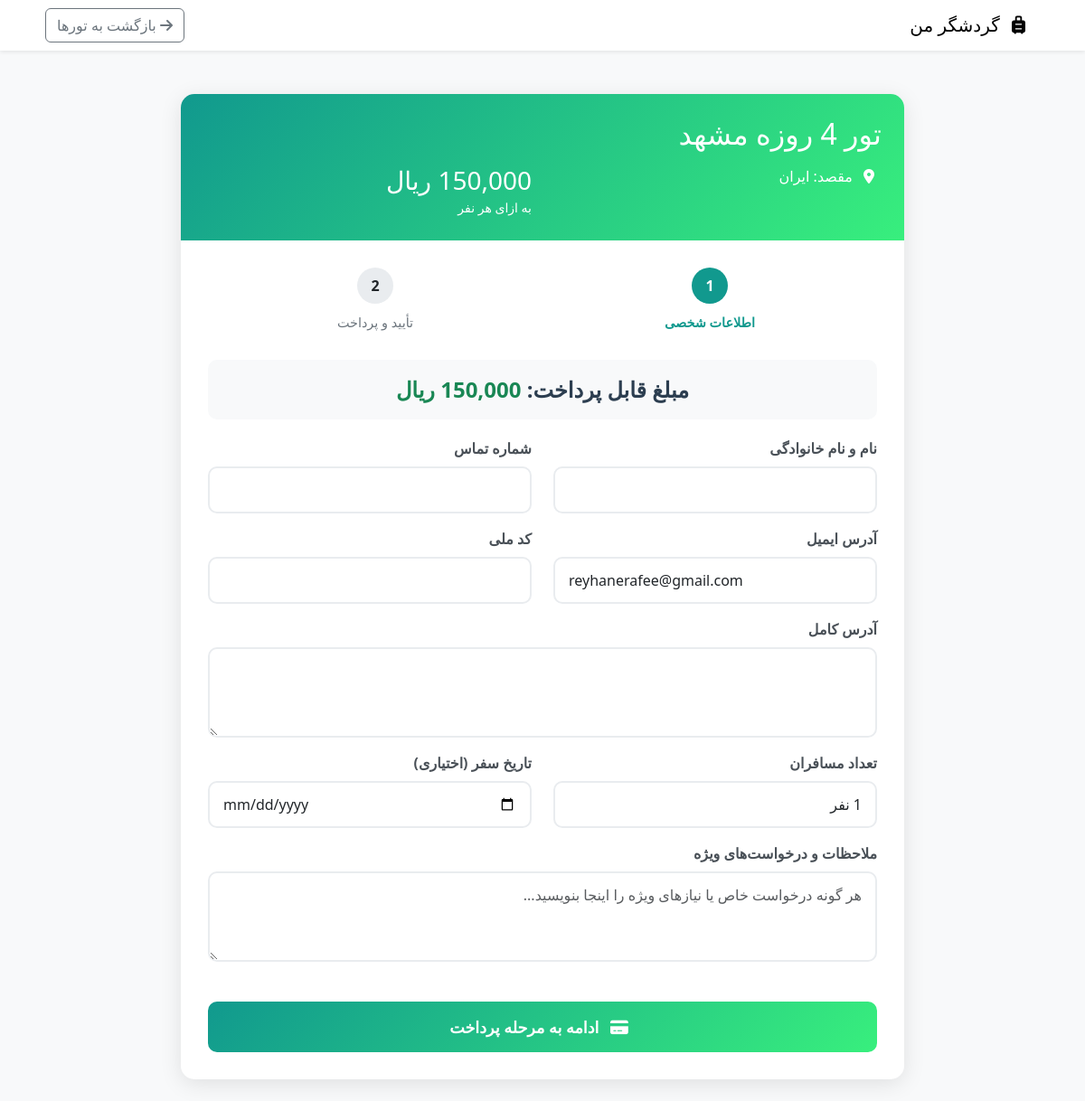
The app's page /pages/reserve-tour.php?id=6 (signed in) with its own data.
### tables this page shows
CREATE TABLE `tours` (
  `t_id` int(11) NOT NULL,
  `title` varchar(100) NOT NULL,
  `description` text NOT NULL,
  `image_path` varchar(255) DEFAULT NULL,
  `price` varchar(100) NOT NULL,
  `updated_at` datetime DEFAULT NULL
);

CREATE TABLE `users` (
  `id` int(11) NOT NULL,
  `fullname` varchar(100) NOT NULL,
  `email` varchar(100) NOT NULL,
  `password` varchar(255) NOT NULL,
  `repeat-password` varchar(255) NOT NULL
);

### pages/config.php (called while the page is built, shortened)
<?php
function isLoggedIn() {
    return isset($_SESSION['user_id']) && !empty($_SESSION['user_id']);
}
function getCurrentUser() {
    return $_SESSION['user_id'] ?? null;
}
?>

### pages/reserve-tour.php (the view, shortened to what this page needs)
<?php
require_once 'config.php';
$tour_id = intval($_GET['id']);
$tour_sql = "SELECT * FROM tours WHERE t_id = ?";
$tour_stmt = $connect->prepare($tour_sql);
$tour_stmt->bind_param("i", $tour_id);
$tour_stmt->execute();
$tour_result = $tour_stmt->get_result();
$tour = $tour_result->fetch_assoc();
?>
<!DOCTYPE html>
<html lang="fa" dir="rtl">
<head>
    <link rel="stylesheet" href="../css/bootstrap.min.css">
    <link rel="stylesheet" href="../css/bootstrap.rtl.min.css">
    <link rel="stylesheet" href="https://cdnjs.cloudflare.com/ajax/libs/font-awesome/6.5.0/css/all.min.css">
</head>
<body>
    <nav class="navbar navbar-expand-lg fixed-top navbar-light bg-white shadow-sm">
        <div class="container">
            <a class="navbar-brand" href="../index.html">
                <i class="fas fa-suitcase-rolling me-2"></i>
                گردشگر من
            </a>
            <div>
                <a href="tours.php" class="btn btn-outline-secondary me-2">
                    <i class="fas fa-arrow-right"></i> بازگشت به تورها
                </a>
            </div>
        </div>
    </nav>
    <div class="container py-4">
        <div class="reservation-container">
            <div class="tour-info">
                <h2 class="mb-3"><?php echo htmlspecialchars($tour['title']); ?></h2>
                <div class="row">
                    <div class="col-md-6">
                        <p><i class="fas fa-map-marker-alt me-2"></i> مقصد: <?php echo htmlspecialchars($tour['destination'] ?? 'ایران'); ?></p>
                    </div>
                    <div class="col-md-6 text-left">
                        <h3 class="mb-0"><?php echo number_format($tour['price']); ?> ریال</h3>
                        <small>به ازای هر نفر</small>
                    </div>
                </div>
            </div>
            <div class="form-section">
                <div class="step-indicator">
                    <div class="step active">
                        <div class="step-number">1</div>
                        <div class="step-title">اطلاعات شخصی</div>
                    </div>
                    <div class="step">
                        <div class="step-number">2</div>
                        <div class="step-title">تأیید و پرداخت</div>
                    </div>
                </div>
                <?php if (!isLoggedIn()): ?>
                    <div class="login-prompt">
                        <i class="fas fa-exclamation-circle fa-lg me-2"></i>
                        برای رزرو تور باید وارد حساب کاربری خود شوید یا ثبت نام کنید.
                        <div class="mt-3">
                            <a href="register-form.html" class="btn btn-primary me-2">
                                <i class="fas fa-user-plus"></i> ثبت نام
                            </a>
                            <a href="register-form.html" class="btn btn-outline-primary">
                                <i class="fas fa-sign-in-alt"></i> ورود
                            </a>
                        </div>
                    </div>
                <?php else: ?>
                    <form id="reservationForm" action="process-reservation.php" method="POST">
                        <div class="price-display">
                            <span>مبلغ قابل پرداخت: </span>
                            <span class="text-success"><?php echo number_format($tour['price']); ?> ریال</span>
                        </div>
                        <?php
                        $user_id = getCurrentUser();
                        $user_sql = "SELECT * FROM users WHERE id = ?";
                        $user_stmt = $connect->prepare($user_sql);
                        $user_stmt->bind_param("i", $user_id);
                        $user_stmt->execute();
                        $user_result = $user_stmt->get_result();
                        $user = $user_result->fetch_assoc();
                        ?>
                        <div class="row">
                            <div class="col-md-6">
                                <div class="form-group mb-3">
                                    <label for="name">نام و نام خانوادگی</label>
                                    <input type="text" class="form-control" id="name" name="name"
                                           value="<?php echo htmlspecialchars($user['name'] ?? ''); ?>" required>
                                </div>
                            </div>
                            <div class="col-md-6">
                                <div class="form-group mb-3">
                                    <label for="phone">شماره تماس</label>
                                    <input type="tel" class="form-control" id="phone" name="phone"
                                           value="<?php echo htmlspecialchars($user['phone'] ?? ''); ?>" required>
                                </div>
                            </div>
                        </div>
                        <div class="row">
                            <div class="col-md-6">
                                <div class="form-group mb-3">
                                    <label for="email">آدرس ایمیل</label>
                                    <input type="email" class="form-control" id="email" name="email"
                                           value="<?php echo htmlspecialchars($user['email'] ?? ''); ?>" required>
                                </div>
                            </div>
                            <div class="col-md-6">
                                <div class="form-group mb-3">
                                    <label for="code">کد ملی</label>
                                    <input type="text" class="form-control" id="code" name="code"
                                           value="<?php echo htmlspecialchars($user['national_code'] ?? ''); ?>" required maxlength="10">
                                </div>
                            </div>
                        </div>
                        <div class="form-group mb-3">
                            <label for="address">آدرس کامل</label>
                            <textarea class="form-control" id="address" name="address" rows="3" required><?php echo htmlspecialchars($user['address'] ?? ''); ?></textarea>
                        </div>
                        <div class="row">
                            <div class="col-md-6">
                                <div class="form-group mb-3">
                                    <label for="travelers">تعداد مسافران</label>
                                    <select class="form-control" id="travelers" name="travelers" required>
                                        <option value="1">1 نفر</option>
                                    </select>
                                </div>
                            </div>
                            <div class="col-md-6">
                                <div class="form-group mb-3">
                                    <label for="travel_date">تاریخ سفر (اختیاری)</label>
                                    <input type="date" class="form-control" id="travel_date" name="travel_date">
                                </div>
                            </div>
                        </div>
                        <div class="form-group mb-4">
                            <label for="notes">ملاحظات و درخواست‌های ویژه</label>
                            <textarea class="form-control" id="notes" name="notes" rows="3" placeholder="هر گونه درخواست خاص یا نیازهای ویژه را اینجا بنویسید..."></textarea>
                        </div>
                        <button type="submit" class="btn-submit">
                            <i class="fas fa-credit-card me-2"></i>
                            ادامه به مرحله پرداخت
                        </button>
                    </form>
                <?php endif; ?>
            </div>
        </div>
    </div>
</body>
</html>

### pages/reserve-tour.php (style rules this page uses)
body { background-color: #f8f9fa; padding-top: 80px; min-height: 100vh; }
.reservation-container { max-width: 800px; margin: 0 auto; background: white; border-radius: 15px; box-shadow: 0 5px 25px rgba(0,0,0,0.1); overflow: hidden; }
.tour-info { background: linear-gradient(135deg, #11998e 0%, #38ef7d 100%); color: white; padding: 25px; }
.form-section { padding: 30px; }
.step-indicator { display: flex; justify-content: space-between; margin-bottom: 30px; }
.step { text-align: center; flex: 1; position: relative; }
.step-number { width: 40px; height: 40px; background: #e9ecef; border-radius: 50%; display: flex; align-items: center; justify-content: center; margin: 0 auto 10px; font-weight: bold; }
.step.active .step-number { background: #11998e; color: white; }
.step-title { font-size: 0.9rem; color: #6c757d; }
.step.active .step-title { color: #11998e; font-weight: bold; }
.form-group label { font-weight: 600; margin-bottom: 8px; color: #495057; }
.form-control { border: 2px solid #e9ecef; border-radius: 10px; padding: 12px 15px; transition: all 0.3s; }
.btn-submit { background: linear-gradient(135deg, #11998e 0%, #38ef7d 100%); color: white; border: none; padding: 15px 30px; border-radius: 10px; font-weight: 600; font-size: 1.1rem; width: 100%; margin-top: 20px; transition: all 0.3s; }
.price-display { font-size: 1.5rem; font-weight: bold; color: #2c3e50; text-align: center; padding: 15px; background: #f8f9fa; border-radius: 10px; margin: 20px 0; }

### records on screen
tours: title "تور 4 روزه مشهد", price "150,000"
users: email "reyhanerafee@gmail.com"

### other values on screen
$tour['destination'] "ایران"
